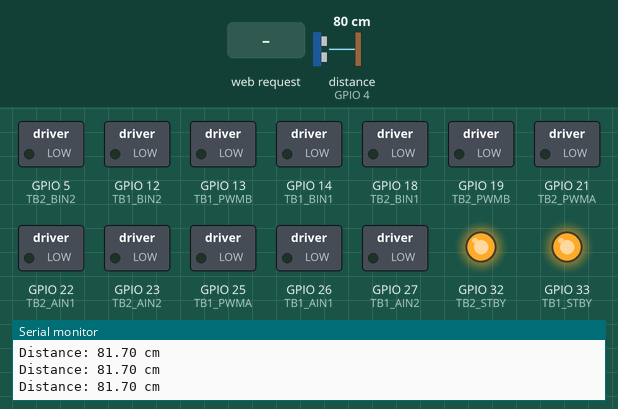
Simulated run of this program. Board: ESP32. On the bench: switched loads named in the program (green lamp = pin HIGH), output pins drawn as LEDs (lit = HIGH), the last lines printed to the serial monitor. Wiring (inferred from the names in the program): ultrasonic range finder: trigger GPIO 16; echo GPIO 4. Dashed ring = blinking. Inputs (shaded band) come from the test bench; at power-on: distance to the obstacle (sensor on GPIO 4) 80 cm. The echo pulse lasts 58.3 µs per cm; pins used as bus, display or sensor lines are not drawn.

Above: at 1.2 s.
1.3 s: HTTP request GET /forward received
At 1.7 s:
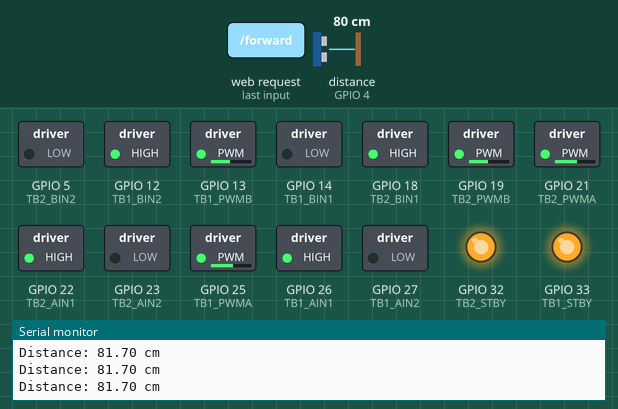
2.8 s: HTTP request GET /backward received
At 3.1 s:
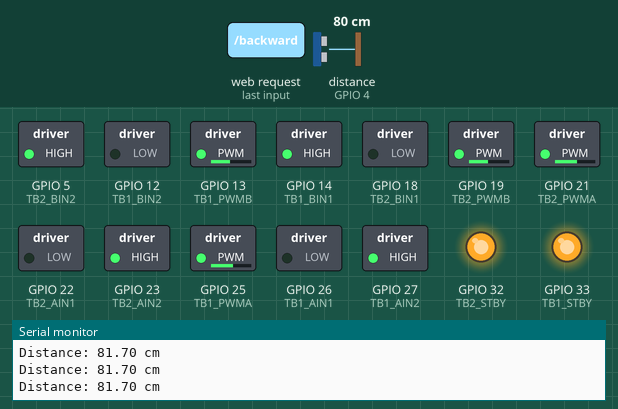
4.3 s: HTTP request GET /left received
At 5.3 s:
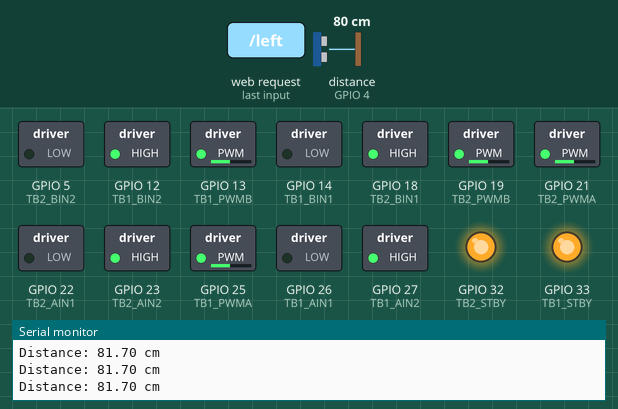
5.8 s: HTTP request GET /right received
At 6.3 s:
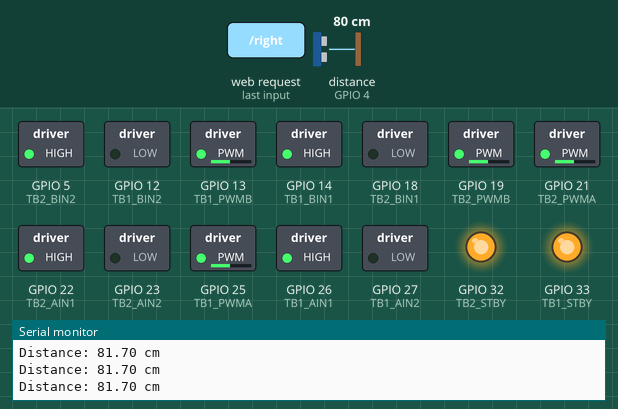
7.3 s: HTTP request GET /autonomous received
At 7.7 s:
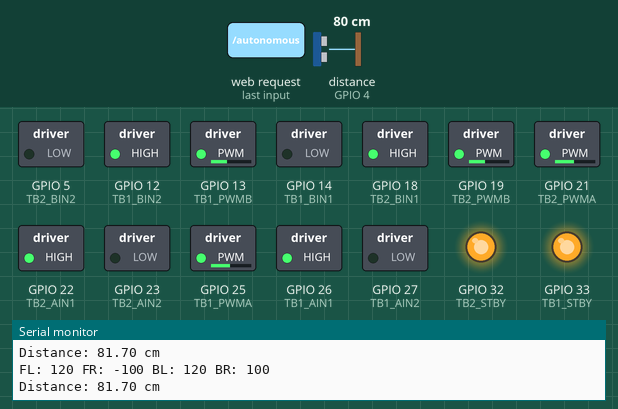
8.8 s: distance to the obstacle (sensor on GPIO 4) set to 32 cm
10.3 s: distance to the obstacle (sensor on GPIO 4) set to 26 cm
At 11.0 s:
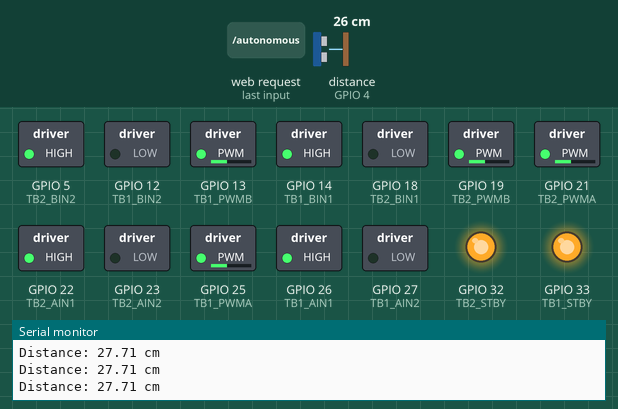
Timing chart, 0 to 14.3 s (numbered marks = the images above; inputs shaded):
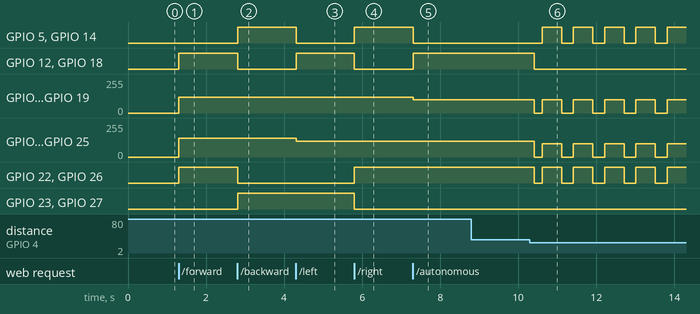

Measured:
- the behaviour switches between 29 and 28 cm on distance to the obstacle (sensor on GPIO 4) (found by bisection; images 5 and 6)
- after the input at 1.3 s, GPIO 12 (TB1_BIN2), GPIO 18 (TB2_BIN1), GPIO 22 (TB2_AIN1), GPIO 26 (TB1_AIN1): LOW → HIGH at once; GPIO 13 (TB1_PWMB), GPIO 19 (TB2_PWMB): 0/255 → 120/255 at once; GPIO 21 (TB2_PWMA), GPIO 25 (TB1_PWMA): 0/255 → 140/255 at once
- after the input at 2.8 s, GPIO 5 (TB2_BIN2), GPIO 14 (TB1_BIN1), GPIO 23 (TB2_AIN2), GPIO 27 (TB1_AIN2): LOW → HIGH at once; GPIO 12 (TB1_BIN2), GPIO 18 (TB2_BIN1), GPIO 22 (TB2_AIN1), GPIO 26 (TB1_AIN1): HIGH → LOW at once
- after the input at 4.3 s, GPIO 5 (TB2_BIN2), GPIO 14 (TB1_BIN1): HIGH → LOW at once; GPIO 12 (TB1_BIN2), GPIO 18 (TB2_BIN1): LOW → HIGH at once; GPIO 21 (TB2_PWMA), GPIO 25 (TB1_PWMA): 140/255 → 120/255 at once
- after the input at 5.8 s, GPIO 5 (TB2_BIN2), GPIO 14 (TB1_BIN1), GPIO 22 (TB2_AIN1), GPIO 26 (TB1_AIN1): LOW → HIGH at once; GPIO 12 (TB1_BIN2), GPIO 18 (TB2_BIN1), GPIO 23 (TB2_AIN2), GPIO 27 (TB1_AIN2): HIGH → LOW at once
- after the input at 7.3 s, GPIO 5 (TB2_BIN2), GPIO 14 (TB1_BIN1): HIGH → LOW at once; GPIO 12 (TB1_BIN2), GPIO 18 (TB2_BIN1): LOW → HIGH at once; GPIO 13 (TB1_PWMB), GPIO 19 (TB2_PWMB): 120/255 → 100/255 at once
- after the input at 10.3 s, GPIO 5 (TB2_BIN2): alternates HIGH for 0.50 s and LOW for 0.30 s, starting after 0.31 s; GPIO 12 (TB1_BIN2): HIGH → LOW after 0.11 s

The program:

main.cpp
```cpp
#include <Arduino.h>
#include "autonomous.h"
#include "motors.h"
#include "rover_wifi.h"
#include "sensors.h"

void setup()
{
    Serial.begin(115200);

    Serial.println("ESP32 Rover Starting...");

    // Create motor command queue
    motorQueue = xQueueCreate(1, sizeof(MotorCommand));

    // Set up motor pins and drivers
    setupMotors();

    // Set up sensors
    setupSensors();

    // Start with the rover stopped
    stopRobot();

    // Start Wi-Fi
    startWiFi();

    // Start Wi-Fi task
    xTaskCreate(
        wifiTask,
        "WiFi Task",
        4096,
        NULL,
        1,
        NULL
    );

    // Start motor task
    xTaskCreate(
        motorTask,
        "Motor Task",
        4096,
        NULL,
        1,
        NULL
    );

    // Start sensor task
    xTaskCreate(
        sensorTask,
        "Sensor Task",
        2048,
        NULL,
        1,
        NULL
    );

    xTaskCreate(
        autonomousTask,
        "Autonomous Task",
        2048,
        NULL,
        1,
        NULL
    );
}

void loop()
{
}
```

autonomous.cpp
```cpp
#include <Arduino.h>

#include "autonomous.h"
#include "control.h"
#include "motors.h"
#include "sensors.h"

void autonomousTask(void *parameter)
{
    while (true)
    {
        if (getRoverMode() == AUTONOMOUS)
        {
            float distance = getCurrentDistance();

            if (distance > 30)
            {
                moveForward(100);
            }
            else
            {
                stopRobot();

                vTaskDelay(pdMS_TO_TICKS(200));

                turnRight(100);

                vTaskDelay(pdMS_TO_TICKS(500));

                stopRobot();
            }
        }

        vTaskDelay(pdMS_TO_TICKS(100));
    }
}
```

autonomous.h
```cpp
#ifndef AUTONOMOUS_H
#define AUTONOMOUS_H

void autonomousTask(void *parameter);

#endif
```

control.cpp
```cpp
#include "control.h"
#include "motors.h"
#include <Arduino.h>


bool emergencyStop = false;

RoverMode currentMode = MANUAL;


RoverMode getRoverMode()
{
    return currentMode;
}

void setRoverMode(RoverMode mode)
{
    currentMode = mode;

    if (mode == MANUAL)
    {
        Serial.println("MODE: MANUAL");
    }
    else if (mode == AUTONOMOUS)
    {
        Serial.println("MODE: AUTONOMOUS");
    }
}


bool isEmergencyStopped()
{
    return emergencyStop;
}

void setEmergencyStop(bool stopped)
{
    emergencyStop = stopped;

    if (stopped)
    {
        stopRobot();
    }
}
```

control.h
```cpp
#ifndef CONTROL_H
#define CONTROL_H

enum RoverMode
{
    MANUAL,
    AUTONOMOUS
};

RoverMode getRoverMode();

void setRoverMode(RoverMode mode);

bool isEmergencyStopped();

void setEmergencyStop(bool stopped);

#endif
```

motors.cpp
```cpp
#include <Arduino.h>
#include <freertos/FreeRTOS.h>
#include <freertos/queue.h>
#include "motors.h"
#include "control.h"

// -------------------------
// TB6612 #1 pins
// -------------------------

#define TB1_STBY 33

#define TB1_PWMA 25
#define TB1_AIN1 26
#define TB1_AIN2 27

#define TB1_PWMB 13
#define TB1_BIN1 14
#define TB1_BIN2 12


// -------------------------
// TB6612 #2 pins
// -------------------------

#define TB2_STBY 32

#define TB2_PWMA 21
#define TB2_AIN1 22
#define TB2_AIN2 23

#define TB2_PWMB 19
#define TB2_BIN1 18
#define TB2_BIN2 5


// -------------------------
// Motor calibration
// -------------------------

#define LEFT_MOTOR_OFFSET 20


// -------------------------
// Motor command queue
// -------------------------

QueueHandle_t motorQueue;

MotorCommand currCommand;


// -------------------------
// Helper function
// -------------------------

void setupMotors()
{
    pinMode(TB1_STBY, OUTPUT);

    pinMode(TB1_PWMA, OUTPUT);
    pinMode(TB1_AIN1, OUTPUT);
    pinMode(TB1_AIN2, OUTPUT);

    pinMode(TB1_PWMB, OUTPUT);
    pinMode(TB1_BIN1, OUTPUT);
    pinMode(TB1_BIN2, OUTPUT);


    pinMode(TB2_STBY, OUTPUT);

    pinMode(TB2_PWMA, OUTPUT);
    pinMode(TB2_AIN1, OUTPUT);
    pinMode(TB2_AIN2, OUTPUT);

    pinMode(TB2_PWMB, OUTPUT);
    pinMode(TB2_BIN1, OUTPUT);
    pinMode(TB2_BIN2, OUTPUT);


    // Enable both TB6612 motor drivers
    digitalWrite(TB1_STBY, HIGH);
    digitalWrite(TB2_STBY, HIGH);

    // Start stopped
    stopRobot();
}

void setMotor(int pwmPin, int in1, int in2, int speed)
{
    speed = constrain(speed, -255, 255);

    if (speed > 0)
    {
        digitalWrite(in1, HIGH);
        digitalWrite(in2, LOW);
        analogWrite(pwmPin, speed);
    }
    else if (speed < 0)
    {
        digitalWrite(in1, LOW);
        digitalWrite(in2, HIGH);
        analogWrite(pwmPin, -speed);
    }
    else
    {
        digitalWrite(in1, LOW);
        digitalWrite(in2, LOW);
        analogWrite(pwmPin, 0);
    }
}


// -------------------------
// Stop
// -------------------------

void stopRobot()
{
    currCommand = {0, 0, 0, 0};

    if (motorQueue != NULL)
    {
        xQueueOverwrite(motorQueue, &currCommand);
    }
}


// -------------------------
// Movement commands
// -------------------------

void moveForward(int speed)
{
    if (isEmergencyStopped()) return;

    currCommand = {speed + LEFT_MOTOR_OFFSET, -speed, speed + LEFT_MOTOR_OFFSET, speed};

    if (motorQueue != NULL)
    {
        xQueueOverwrite(motorQueue, &currCommand);
    }
}


void moveBackward(int speed)
{
    if (isEmergencyStopped()) return;

    currCommand = {-speed - LEFT_MOTOR_OFFSET, speed, -speed - LEFT_MOTOR_OFFSET, -speed};

    if (motorQueue != NULL)
    {
        xQueueOverwrite(motorQueue, &currCommand);
    }
}


void turnLeft(int speed)
{
    if (isEmergencyStopped()) return;

    currCommand = {-speed, -speed, -speed, speed};

    if (motorQueue != NULL)
    {
        xQueueOverwrite(motorQueue, &currCommand);
    }
}


void turnRight(int speed)
{
    if (isEmergencyStopped()) return;

    currCommand = {speed, speed, speed, -speed};

    if (motorQueue != NULL)
    {
        xQueueOverwrite(motorQueue, &currCommand);
    }
}


// -------------------------
// Print current command
// -------------------------

void printMotors()
{
    Serial.print("FL: ");
    Serial.print(currCommand.frontLeft);

    Serial.print(" FR: ");
    Serial.print(currCommand.frontRight);

    Serial.print(" BL: ");
    Serial.print(currCommand.backLeft);

    Serial.print(" BR: ");
    Serial.println(currCommand.backRight);
}


// -------------------------
// Motor FreeRTOS task
// -------------------------

void motorTask(void *parameter)
{
    MotorCommand command;

    while (true)
    {
        if (xQueueReceive(motorQueue, &command, portMAX_DELAY))
        {
            currCommand = command;

            setMotor(
                TB1_PWMA,
                TB1_AIN1,
                TB1_AIN2,
                command.frontLeft
            );

            setMotor(
                TB1_PWMB,
                TB1_BIN1,
                TB1_BIN2,
                command.frontRight
            );

            setMotor(
                TB2_PWMA,
                TB2_AIN1,
                TB2_AIN2,
                command.backLeft
            );

            setMotor(
                TB2_PWMB,
                TB2_BIN1,
                TB2_BIN2,
                command.backRight
            );

            printMotors();
        }
    }
}
```

motors.h
```cpp
#ifndef MOTORS_H
#define MOTORS_H

#include <freertos/FreeRTOS.h>
#include <freertos/queue.h>

struct MotorCommand
{
    int frontLeft;
    int frontRight;
    int backLeft;
    int backRight;
};

extern QueueHandle_t motorQueue;

void setupMotors();

void stopRobot();

void moveForward(int speed);
void moveBackward(int speed);
void turnLeft(int speed);
void turnRight(int speed);

void printMotors();

void motorTask(void *parameter);

#endif
```

rover_wifi.cpp
```cpp
#include <Arduino.h>
#include <WiFi.h>
#include <WebServer.h>
#include "rover_wifi.h"
#include "motors.h"
#include "control.h"

const char* ssid = "ESP32_Rover";
const char* password = "rover123";

WebServer server(80);

void startWiFi() {

    WiFi.softAP(ssid, password);

    Serial.println("Wi-Fi started!");
    Serial.print("IP address: ");
    Serial.println(WiFi.softAPIP());

    // Main webpage
    server.on("/", []() {

       String html = R"rawliteral(
<!DOCTYPE html>
<html>

<head>

    <meta name="viewport" content="width=device-width, initial-scale=1, maximum-scale=1, user-scalable=no">

    <title>ESP32 Rover</title>

    <style>

        * {
            box-sizing: border-box;
            user-select: none;
            -webkit-user-select: none;
            -webkit-touch-callout: none;
        }

        html, body {
            margin: 0;
            padding: 0;
            width: 100%;
            height: 100%;
            overflow: hidden;
            background: #000000;
            color: white;
            font-family: Arial, sans-serif;
            touch-action: none;
        }

        body {
            min-height: 100svh;
            display: flex;
            flex-direction: column;
            align-items: center;
            justify-content: center;
        }

        h1 {
            position: absolute;
            top: 5vh;
            margin: 0;

            font-size: clamp(20px, 6vw, 30px);
            letter-spacing: 4px;
            font-weight: bold;
        }

        .controller {

            --button-size: min(26vw, 105px);
            --gap: min(3vw, 12px);

            display: grid;

            grid-template-columns:
                var(--button-size)
                var(--button-size)
                var(--button-size);

            grid-template-rows:
                var(--button-size)
                var(--button-size)
                var(--button-size);

            gap: var(--gap);

            align-items: center;
            justify-items: center;
        }

        button {

            width: var(--button-size);
            height: var(--button-size);

            border: 2px solid white;
            border-radius: 50%;

            background: black;
            color: white;

            display: flex;
            align-items: center;
            justify-content: center;

            padding: 0;

            touch-action: none;

            -webkit-tap-highlight-color: transparent;
        }

        button:active {
            background: white;
        }

        /* CSS arrow */

        .arrow {

            width: 45%;
            height: 45%;

            background: white;

            clip-path: polygon(
                50% 0%,
                100% 40%,
                65% 40%,
                65% 100%,
                35% 100%,
                35% 40%,
                0% 40%
            );
        }

        button:active .arrow {
            background: black;
        }

        .arrow.right {
            transform: rotate(90deg);
        }

        .arrow.down {
            transform: rotate(180deg);
        }

        .arrow.left {
            transform: rotate(270deg);
        }

        /* Stop button */

        .stop {
            background: #c40000;
            border-color: #ff4444;

            font-size: clamp(14px, 4vw, 20px);
            font-weight: bold;
            letter-spacing: 1px;
        }

        .stop:active {
            background: #ff3333;
        }

        .empty {
            width: var(--button-size);
            height: var(--button-size);
        }

        /* Reset button */

        .reset-container {
            position: fixed;
            bottom: 20px;
            left: 0;
            width: 100%;
            text-align: center;
        }

        .reset {
            width: auto;
            height: auto;
            padding: 12px 30px;
            font-size: 18px;
            border-radius: 10px;
        }

        /* Mode buttons */

        .mode-buttons {
            position: fixed;
            bottom: 20px;
            right: 20px;

            display: flex;
            flex-direction: column;
            gap: 10px;
        }

        .mode-buttons button {
            width: 140px;
            height: auto;
            padding: 12px 20px;
            font-size: 16px;
            border-radius: 10px;
        }

    </style>

</head>

<body>

    <h1>ESP32 ROVER</h1>


    <div class="controller">

        <!-- Top -->

        <div class="empty"></div>

        <button
            onpointerdown="startCommand('/forward')"
            onpointerup="stopCommand()"
            onpointercancel="stopCommand()"
            onpointerleave="stopCommand()">

            <span class="arrow up"></span>

        </button>

        <div class="empty"></div>


        <!-- Middle -->

        <button
            onpointerdown="startCommand('/left')"
            onpointerup="stopCommand()"
            onpointercancel="stopCommand()"
            onpointerleave="stopCommand()">

            <span class="arrow left"></span>

        </button>


        <!-- EMERGENCY STOP -->

        <button
            class="stop"
            onclick="fetch('/emergency')">

            STOP

        </button>


        <button
            onpointerdown="startCommand('/right')"
            onpointerup="stopCommand()"
            onpointercancel="stopCommand()"
            onpointerleave="stopCommand()">

            <span class="arrow right"></span>

        </button>


        <!-- Bottom -->

        <div class="empty"></div>

        <button
            onpointerdown="startCommand('/backward')"
            onpointerup="stopCommand()"
            onpointercancel="stopCommand()"
            onpointerleave="stopCommand()">

            <span class="arrow down"></span>

        </button>

        <div class="empty"></div>

    </div>


    <!-- RESET -->

    <div class="reset-container">

        <button
            class="reset"
            onclick="fetch('/reset')">

            RESET

        </button>

    </div>


    <!-- MODE BUTTONS -->

    <div class="mode-buttons">

        <button onclick="setMode('manual')">
            MANUAL
        </button>

        <button onclick="setMode('autonomous')">
            AUTONOMOUS
        </button>

    </div>


    <script>

        function startCommand(command) {
            fetch(command);
        }

        function stopCommand() {
            fetch('/stop');
        }

        function setMode(mode) {
            fetch('/' + mode);
        }

    </script>


</body>

</html>
)rawliteral";

        server.send(200, "text/html", html);
    });


    // Forward
    server.on("/forward", []() {
    moveForward(120);

    Serial.println("FORWARD");
    printMotors();

    server.send(200, "text/plain", "Moving forward");
});


   server.on("/backward", []() {
    moveBackward(120);

    Serial.println("BACKWARD");
    printMotors();

    server.send(200, "text/plain", "Moving backward");
});

server.on("/left", []() {
    turnLeft(120);

    Serial.println("LEFT");
    printMotors();

    server.send(200, "text/plain", "Turning left");
});

server.on("/right", []() {
    turnRight(120);

    Serial.println("RIGHT");
    printMotors();

    server.send(200, "text/plain", "Turning right");
});

server.on("/stop", []() {
    stopRobot();

    Serial.println("STOP");
    printMotors();

    server.send(200, "text/plain", "Stopped");
});


server.on("/emergency", []() {
    setEmergencyStop(true);

    Serial.println("EMERGENCY STOP");
    printMotors();

    server.send(200, "text/plain", "Emergency stop activated");
});


server.on("/reset", []() {
    setEmergencyStop(false);

    Serial.println("EMERGENCY STOP RESET");

    server.send(200, "text/plain", "Emergency stop reset");
});

server.on("/manual", HTTP_GET,[]() {
    setRoverMode(MANUAL);
    stopRobot();
    server.send(200, "text/plain", "Mode: MANUAL");
});

server.on("/autonomous", HTTP_GET,[]() {
    setRoverMode(AUTONOMOUS);
    stopRobot();
    server.send(200, "text/plain", "Mode: AUTONOMOUS");
});


server.begin();

Serial.println("Web server started!");
}


void handleWiFi() {
    server.handleClient();
}


void wifiTask(void *paramter) {
    while (true) {
        handleWiFi();

        vTaskDelay(pdMS_TO_TICKS(10));
    }
}
```

rover_wifi.h
```cpp
#ifndef ROVER_WIFI_H
#define ROVER_WIFI_H

void startWiFi();

void handleWiFi();

void wifiTask(void *parameter);

#endif
```

sensors.cpp
```cpp
#include <Arduino.h>
#include "control.h"
#include "sensors.h"

#define TRIG_PIN 16
#define ECHO_PIN 4

bool obstacleHandled = false;
int obstacleCount = 0;
float currentDistance = 0;

void setupSensors()
{
    pinMode(TRIG_PIN, OUTPUT);
    pinMode(ECHO_PIN, INPUT);

    digitalWrite(TRIG_PIN, LOW);
}

float getDistance()
{
    digitalWrite(TRIG_PIN, LOW);
    delayMicroseconds(2);

    digitalWrite(TRIG_PIN, HIGH);
    delayMicroseconds(10);
    digitalWrite(TRIG_PIN, LOW);

    long duration = pulseIn(ECHO_PIN, HIGH);

    float distance = duration * 0.0343 / 2;

    return distance;
}

float getCurrentDistance()
{
    return currentDistance;
}

void sensorTask(void *parameter)
{
    while (true)
    {
        currentDistance = getDistance();
        float distance = currentDistance;

        Serial.print("Distance: ");
        Serial.print(distance);
        Serial.println(" cm");
        if (distance <= 20) {
            obstacleCount++;
        } else {
            obstacleCount = 0;
        }

        if (distance <= 20 && !obstacleHandled && obstacleCount >= 3)
{
            if (getRoverMode() == MANUAL)
            {
                Serial.println("OBSTACLE DETECTED - EMERGENCY STOP!");

                setEmergencyStop(true);
            }

            obstacleHandled = true;
        }

        if (distance > 20) {
            obstacleHandled = false;
        }

        vTaskDelay(pdMS_TO_TICKS(100));
    }
}
```

sensors.h
```cpp
#ifndef SENSORS_H
#define SENSORS_H

void setupSensors();

float getDistance();

float getCurrentDistance();

void sensorTask(void *parameter);

#endif
```
